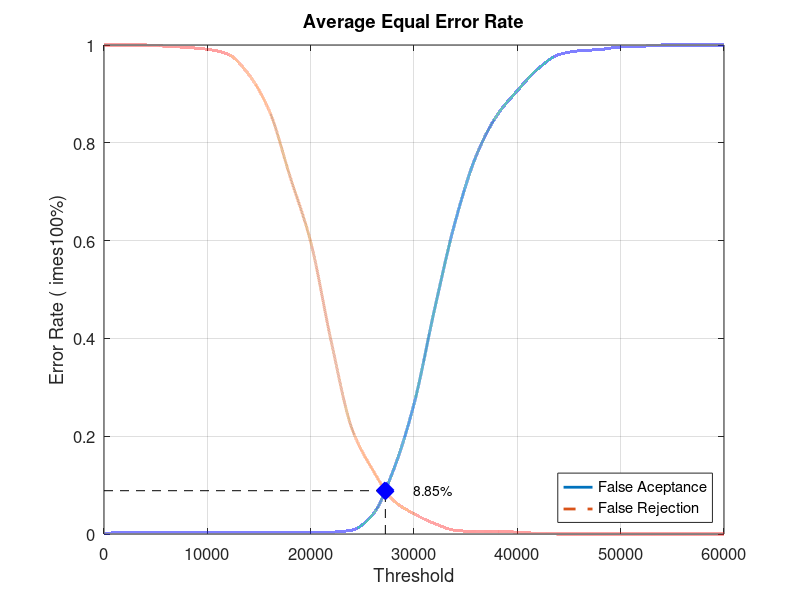
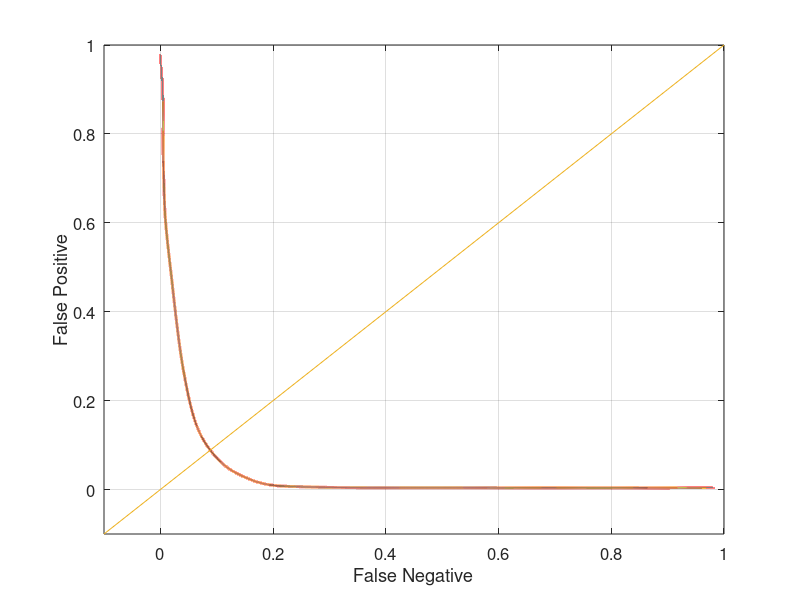

The MATLAB source for these figures, in order:
close all;
clear;
clc;
x = 0:2000:60000;
xq = 0:0.5:60000;

y0 = [0 0.00394737 0.00394737 0.00394737 0.00394737 0.00394737 0.00394737 0.00394737 0.00394737 0.00394737 0.00394737 0.00394737 0.00789474 0.0394737 0.130263 0.265789 0.460526 0.639474 0.772368 0.855263 0.906579 0.951316 0.980263 0.988158 0.990789 0.996053 0.997368 1 1 1 1]
yy0 = interp1(x, y0, xq, 'pchip');
y1 = [1 1 1 0.9975 0.995 0.99125 0.98125 0.94 0.865 0.73125 0.5975 0.3925 0.215 0.13125 0.06875 0.04125 0.02125 0.0075 0.005 0.005 0.00375 0.00125 0 0 0 0 0 0 0 0 0]
yy1 = interp1(x, y1, xq, 'pchip');

% Calculating EER: 
y2 = abs(y0 - y1);
find(y2 == min(y2))
yy2 = abs(yy0 - yy1);
xEER = find(yy2 == min(yy2));
xEERIndex = xq(xEER) % X-axis EER
yEER = yy0(xEER) % Y-axis EER

main = figure
plot(xq, yy0,'-','LineWidth', 2);	hold on
plot(xq, yy1,'--','LineWidth', 2);	hold on
plot([xEERIndex xEERIndex], [0 yEER], 'k--');	hold on
plot([0 xEERIndex], [yEER yEER], 'k--');	hold on
plot(xEERIndex, yEER, 'bx', 'LineWidth', 10);	hold on
text(xEERIndex + 10 * xEERIndex / 100, yEER, [num2str(round((10000 * yEER)) / 100) '%'])
legend('False Aceptance', 'False Rejection', 'Location', 'SouthEast')
xlabel('Threshold')
ylabel('Error Rate (	imes100%)')
title('Average Equal Error Rate')
set(gca, 'FontSize', 12)
axis([0 60000 0 1])
grid on

print(main, 'Experiment5AverageMain', '-dpng');
FNRxFPR = figure('Color', [1 1 1]);
plot(yy1, yy0, '-', yy1, yy0, 'LineWidth', 2);
hold on
y = -0.1:0.1:1
plot(y, y); 
set(gca, 'FontSize', 12)
xlabel('False Negative')
ylabel('False Positive')
axis([-0.1 1 -0.1 1])
set(gca, 'FontSize', 12)
grid on

print(FNRxFPR, 'Experiment5AverageFNRxFPR','-dpng');
